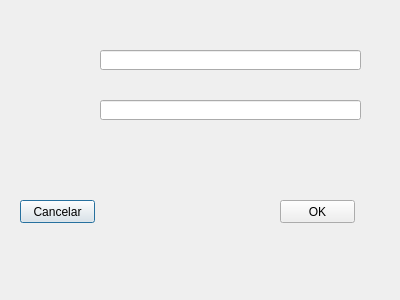
<?xml version="1.0" encoding="UTF-8"?>
<ui version="4.0">
 <class>Login</class>
 <widget class="QDialog" name="Login">
  <property name="geometry">
   <rect>
    <x>0</x>
    <y>0</y>
    <width>400</width>
    <height>300</height>
   </rect>
  </property>
  <property name="windowTitle">
   <string>Dialog</string>
  </property>
  <widget class="QPushButton" name="pbCancelar">
   <property name="geometry">
    <rect>
     <x>20</x>
     <y>200</y>
     <width>75</width>
     <height>23</height>
    </rect>
   </property>
   <property name="text">
    <string>Cancelar</string>
   </property>
  </widget>
  <widget class="QLineEdit" name="leLogin">
   <property name="geometry">
    <rect>
     <x>100</x>
     <y>50</y>
     <width>261</width>
     <height>20</height>
    </rect>
   </property>
  </widget>
  <widget class="QPushButton" name="pbOk">
   <property name="geometry">
    <rect>
     <x>280</x>
     <y>200</y>
     <width>75</width>
     <height>23</height>
    </rect>
   </property>
   <property name="text">
    <string>OK</string>
   </property>
  </widget>
  <widget class="QLineEdit" name="leSenha">
   <property name="geometry">
    <rect>
     <x>100</x>
     <y>100</y>
     <width>261</width>
     <height>20</height>
    </rect>
   </property>
  </widget>
 </widget>
 <resources/>
 <connections/>
</ui>
